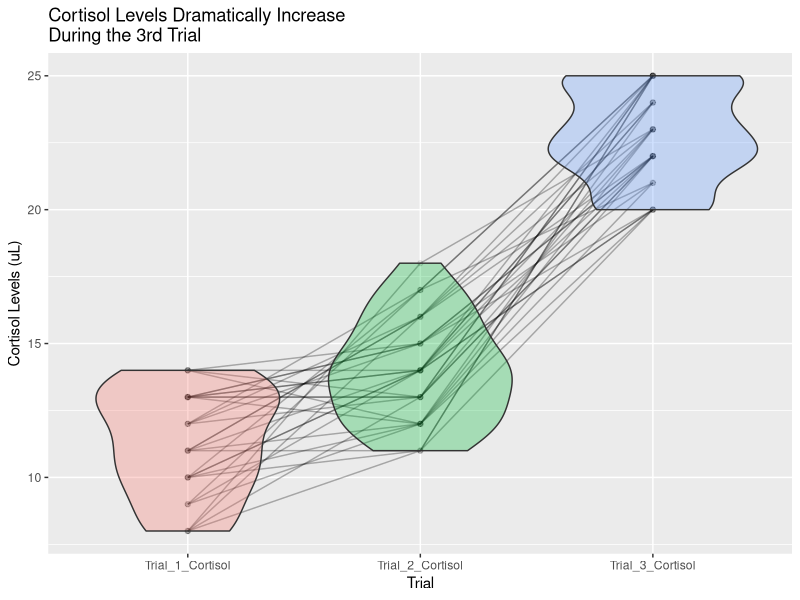

The R source for this figure:
#Class_UntidyChallenge_1

library(tidyverse)

untidy_1 <- read_csv("data/untidy_1.csv")

# Making_Tidy_Data
tidy_1 <- untidy_1%>%
  pivot_longer(Trial_1_Cortisol:Trial_3_Cortisol, names_to = "trial", values_to = "cortisol_levels")%>%
  separate(`Date of diagnosis`, into = c("year","month","day"))%>%
  mutate(trial_names = factor(trial, levels = unique(trial)))


# calculating the mean year, age, and cortisol_level across all data points
mean_tidy_1 <- tidy_1%>%
  summarise(mean_year = mean(as.numeric(year), na.rm = TRUE),
            mean_age = mean(Age),
            mean_cortisol_levels = mean(cortisol_levels, na.rm = TRUE))

# visualization for how cortisol levels change over time/trials

tidy_1%>%
  ggplot(aes(x = trial_names, y = cortisol_levels))+
  geom_point(alpha = .1)+
  geom_line(aes(group = Subject_ID), alpha = .3)+
  geom_violin(aes(fill = trial_names), alpha = .3)+
  guides(color = "none", fill = "none")+
  labs(title = "Cortisol Levels Dramatically Increase \nDuring the 3rd Trial", x = "Trial", y = "Cortisol Levels (uL)")
